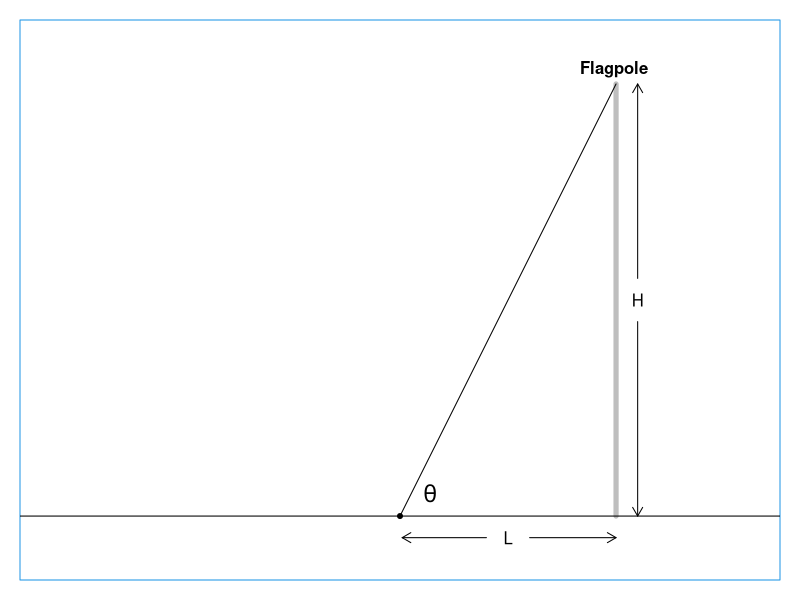

Generate this figure with R:
png("fig1.png", unit="in", width=4, height=4, res=120, pointsize=10)
par(mar=rep(1,4))
x <- c(0, 1)
y <- c(0, 1)
delta <- diff(range(x))/20
epsilon <- delta/10
plot(x, y, axes=FALSE, xlab="", ylab="",
    asp=1, type="n", xlim=c(-0.1,1.1), ylim=c(-0.1,1.1))
lines(rep(1, 2), c(0, 1), lwd=5, col="gray")
text(1-epsilon, 1, "Flagpole", font=2, pos=3)
arrows(1+delta,0,1+delta,0.45,code=1, length=0.1)
arrows(1+delta,0.5+delta,1+delta,1, code=2, length=0.1)
text(1+delta, 0.5, "H")
box(col=4)
abline(h=0)
#lines(rep(1,2), c(0,1), lwd=4, col="darkgray")
#points(0,0,pch=20,col=2)
#text(0.1,0.09,expression(phi), pos=1, cex=1.4)
#lines(c(0, 1), c(0, 1))
points(0.5,0,pch=20)
text(0.57,0.09,expression(theta), pos=1, cex=1.4)
lines(c(0.5, 1), c(0, 1)) # ok

arrows(0.5+epsilon,-delta, 0.7, -delta, code=1, length=0.1)
arrows(0.8,-delta, 1, -delta, code=2, length=0.1)
text(0.75, -delta, expression(L))

theta <- atan2(1, 1-0.5)
phi <- atan2(1, 1)
L2 <- 50
H <- L2 * tan(theta)*tan(phi)/(tan(theta)-tan(phi))
stopifnot(abs(H == 100) < 1e-7)
message(sprintf("Example: L_2=%g, theta=%.4g deg, phi=%.4g deg yields H=%g (expect H=%g)",
        L2, theta*180/pi, phi*180/pi, H, 100))

